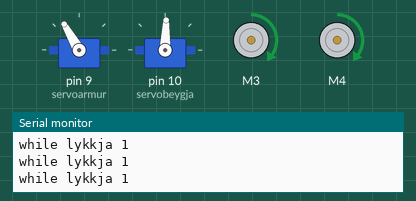
The sketch below on a simulated Arduino Uno, built with avr-gcc and run on an emulated ATmega328P. On the bench: 2 × servo, 2 × DC motor (green arrow = forward, orange = backward, longer = faster), the last lines printed to the serial monitor.

Above: at 0.2 s.
At 3.7 s:
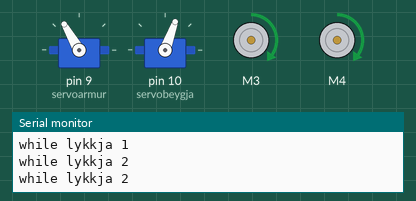
Timing chart, 0 to 6.7 s (numbered marks = the images above):
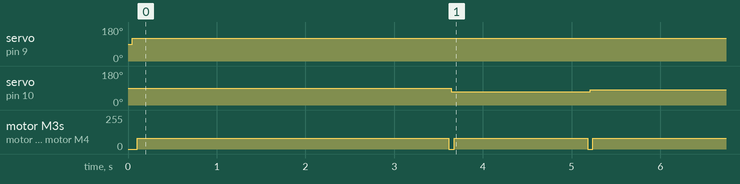

The sketch:

frakorfutilhlids-timer.ino
```cpp
//afram haegri gradur 30 <80
//afram vinstri gradur 100 > 80

#include <NewPing.h>
#include <Wire.h>
#include <Adafruit_MotorShield.h>
#include "utility/Adafruit_MS_PWMServoDriver.h"
#include <Servo.h>

#define PING_PIN4 4 //ljosastaur
#define PING_PIN5 5 //framanhaegri
#define PING_PIN6 6 //framanmidja
#define PING_PIN7 7 //framanvinstri
#define PING_PIN8 8 //vinstri
#define PING_PIN9 11 // aftanvinstri
#define PING_PIN10 13 //aftanhaegri

unsigned int duration,Sensorljosastaur,Sensorframanhaegri,Sensorframanhaegriold,Sensorframanmidja,Sensorframanmidjaold,Sensorframanvinstri,Sensorframanvinstriold,Sensorvinstri, Sensorvinstriold,Sensoraftanvinstri, Sensoraftanvinstriold, Sensoraftanhaegri, Sensoraftanhaegriold, Sensor6old;
unsigned long timataka, timi;
float hradafasti=1;
float timafasti=1;

NewPing sonarljosastaur(PING_PIN4, PING_PIN4);
NewPing sonarframanhaegri(PING_PIN5, PING_PIN5);
NewPing sonarframanmidja(PING_PIN6, PING_PIN6);
NewPing sonarframanvinstri(PING_PIN7, PING_PIN7);
NewPing sonarvinstri(PING_PIN8, PING_PIN8);
NewPing sonaraftanvinstri(PING_PIN9, PING_PIN9);
NewPing sonaraftanhaegri(PING_PIN10, PING_PIN10);

Servo servobeygja;
Servo servoarmur;

Adafruit_MotorShield AFMS = Adafruit_MotorShield();

Adafruit_DCMotor *myMotor = AFMS.getMotor(3);
Adafruit_DCMotor *myMotor2 = AFMS.getMotor(4);
Adafruit_DCMotor *lokMotor = AFMS.getMotor(2);

void setup()
{
  Serial.begin(9600);
  AFMS.begin(2000);
  delay(30);
  servoarmur.attach(9);
  servobeygja.attach(10);
  delay(15);
  servoarmur.write(120);
  delay(30);
  servobeygja.write(88);
  delay(30);
  timataka=millis();
  while(1){
    Serial.println("while lykkja 1");
    timi=millis()-timataka;
    //delay(50);
    //duration = sonaraftanhaegri.ping();// Send ping, get ping time in microseconds
    //Sensoraftanhaegri = duration/US_ROUNDTRIP_CM;// convert time into
    myMotor->setSpeed(80*hradafasti);
    myMotor2->setSpeed(80*hradafasti);
    myMotor->run(FORWARD);
    myMotor2->run(FORWARD);
    if(timi > 3500*timafasti){
             myMotor->setSpeed(0);
       myMotor2->setSpeed(0);
      delay(30);
      servobeygja.write(70);
      delay(30);
      break;
    }
  }
  timataka=millis();
  while(1){
    Serial.println("while lykkja 2");
        timi=millis()-timataka;
    myMotor->setSpeed(80*hradafasti);
    myMotor2->setSpeed(80*hradafasti);
    myMotor->run(FORWARD);
    myMotor2->run(FORWARD);
    if(timi > 1500*timafasti){
       myMotor->setSpeed(0);
       myMotor2->setSpeed(0);
      delay(30);
      servobeygja.write(80);
      delay(30);
      break;
    }
  }

  while(1){
    Serial.println("while lykkja 3");
    myMotor->setSpeed(80*hradafasti);
    myMotor2->setSpeed(80*hradafasti);
    myMotor->run(FORWARD);
    myMotor2->run(FORWARD);
  }


  }
void loop() {
  // put your main code here, to run repeatedly:

}
```

Measured:
- by itself, servo on pin 9 (servoarmur): 90° → 120° at 0.05 s
- by itself, servo on pin 10 (servobeygja): 90° → 88° at 0.08 s, → 70° 3.6 s later, → 80° 1.6 s later
- by itself, motor M3, motor M4: goes forward 80/255 3.5 s, stopped 0.06 s, forward 80/255 1.5 s, stopped 0.06 s, then forward 80/255
